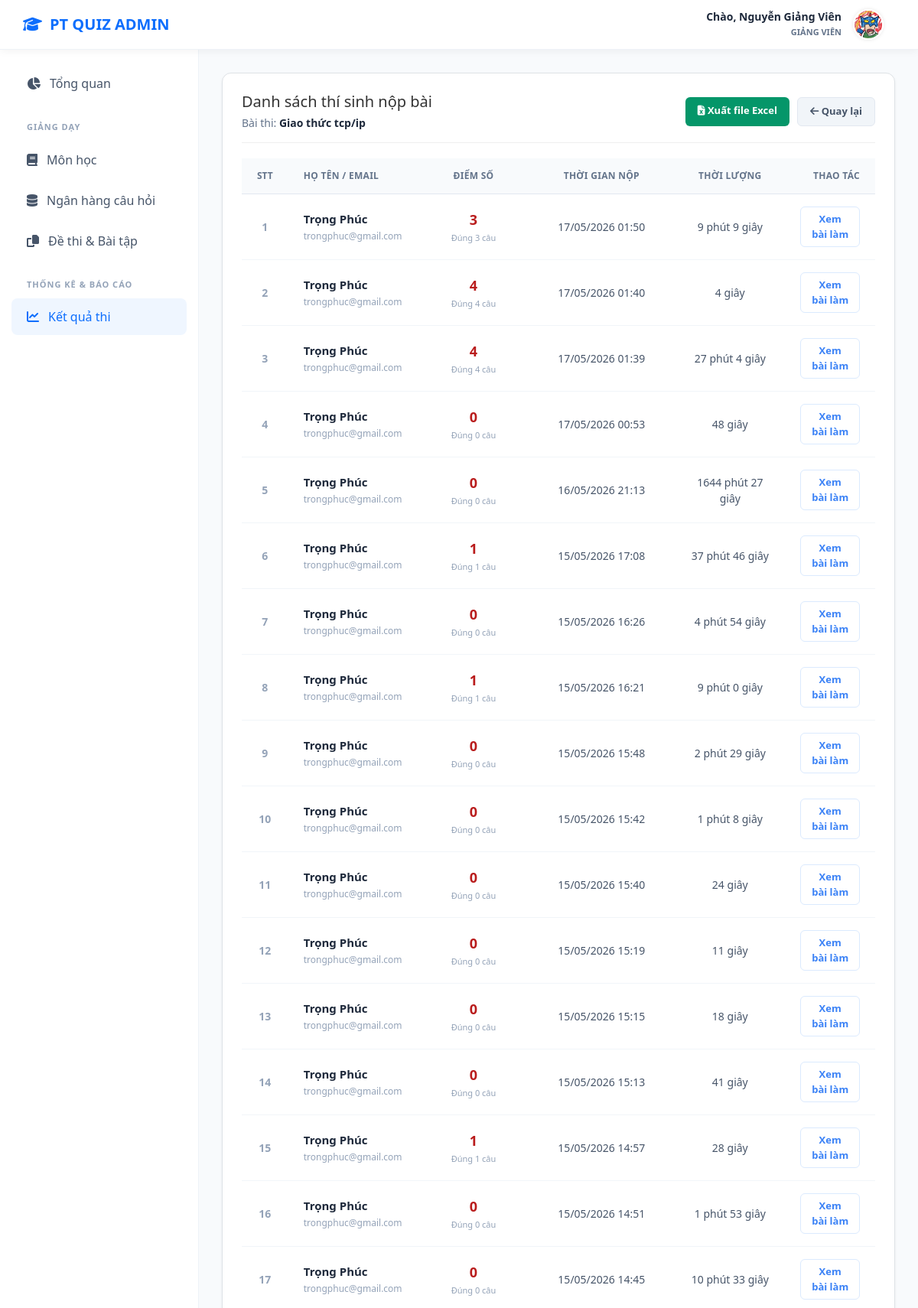
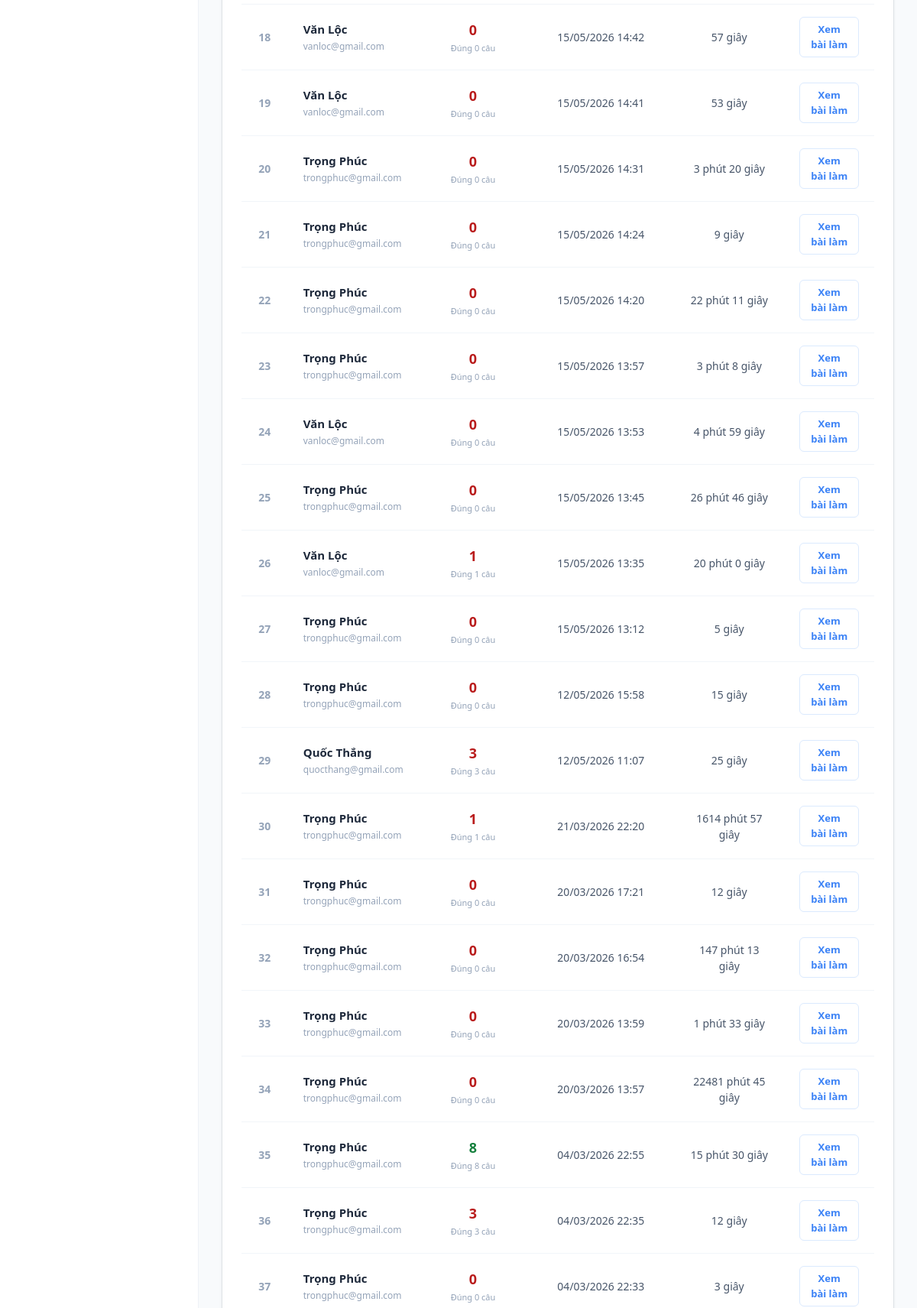
The app's page /index.php?act=ketqua-thi&id_baithi=38 (signed in, upper part) with its own data (2 pictures, top to bottom).
### tables this page shows
CREATE TABLE `baithi` (
  `id_baithi` int(11) NOT NULL,
  `id_monhoc` int(11) DEFAULT NULL,
  `ten_baithi` varchar(255) DEFAULT NULL,
  `mieuta` text DEFAULT NULL,
  `tongcauhoi` int(11) DEFAULT NULL,
  `thoigianlam` int(11) DEFAULT NULL,
  `thoigianbatdau` datetime DEFAULT NULL,
  `thoigianketthuc` datetime DEFAULT NULL,
  `trangthai` varchar(50) DEFAULT NULL,
  `xao_tron` tinyint(1) NOT NULL DEFAULT 0,
  `hien_dapan` tinyint(1) DEFAULT 0,
  `ngaytao` datetime DEFAULT NULL
);

CREATE TABLE `lanthi` (
  `id_lanthi` int(11) NOT NULL,
  `id_nguoidung` int(11) DEFAULT NULL,
  `id_baithi` int(11) DEFAULT NULL,
  `thoigianbatdau` datetime DEFAULT NULL,
  `thoigiannop` datetime DEFAULT NULL,
  `diem` float DEFAULT NULL,
  `thoigianconlai` int(11) DEFAULT NULL,
  `cautraloi_tam` text DEFAULT NULL,
  `trangthai` varchar(50) DEFAULT NULL,
  `socaudung` int(11) DEFAULT NULL,
  `tongdiem_toida` float DEFAULT NULL,
  `last_active` datetime DEFAULT NULL,
  `session_token` varchar(255) DEFAULT NULL
);

CREATE TABLE `nguoidung` (
  `id_nguoidung` int(11) NOT NULL,
  `email` varchar(100) DEFAULT NULL,
  `matkhau` varchar(255) DEFAULT NULL,
  `reset_token` varchar(64) DEFAULT NULL,
  `reset_token_expire` datetime DEFAULT NULL,
  `ten` varchar(100) DEFAULT NULL,
  `vaitro` varchar(50) DEFAULT NULL,
  `trangthai` varchar(50) DEFAULT NULL,
  `ngaytao` datetime DEFAULT NULL,
  `avatar` varchar(255) DEFAULT 'default.png'
);

### controller/giangvien/ketqua.controller.php (called while the page is built, shortened)
<?php
require_once __DIR__ . "/../../model/giangvien/ketqua.model.php";
function ketqua_index() {
    $id_giangvien = $_SESSION['user']['id_nguoidung'] ?? 0;
    if (isset($_GET['id_baithi'])) {
        $id_baithi = (int)$_GET['id_baithi'];
        $submissions = get_exam_submissions($id_baithi);
        $conn = Database::connect();
        $stmt = $conn->prepare("SELECT ten_baithi FROM baithi WHERE id_baithi = ?");
        $stmt->bind_param("i", $id_baithi);
        $stmt->execute();
        $baithi = $stmt->get_result()->fetch_assoc();
        return [
            'id_baithi' => $id_baithi,
            'title' => "Kết quả: " . ($baithi['ten_baithi'] ?? '---'),
            'view' => "views/giangvien/ketqua/submissions.php",
            'data' => $submissions,
            'baithi' => $baithi
        ];
    }
    $list_baithi = get_exam_results_summary($id_giangvien);
    return [
        'title' => "Kết quả thi",
        'view' => "views/giangvien/ketqua/list.php",
        'data' => $list_baithi
    ];
}

### model/giangvien/ketqua.model.php (called while the page is built, shortened)
<?php
function get_exam_submissions($id_baithi) {
    $conn = Database::connect();
    $sql = "SELECT
                l.id_lanthi,
                l.id_nguoidung,
                n.ten as ten_thisinh,
                n.email as email_thisinh,
                l.diem,
                l.socaudung,
                l.thoigianbatdau,
                l.thoigiannop,
                TIMESTAMPDIFF(SECOND, l.thoigianbatdau, l.thoigiannop) as thoi_gian_lam_giay
            FROM lanthi l
            JOIN nguoidung n ON l.id_nguoidung = n.id_nguoidung
            WHERE l.id_baithi = ? AND l.trangthai = 'done'
            ORDER BY l.thoigiannop DESC";
    $stmt = $conn->prepare($sql);
    $stmt->bind_param("i", $id_baithi);
    $stmt->execute();
    $result = $stmt->get_result();
    $data = $result->fetch_all(MYSQLI_ASSOC);
    return $data;
}

### views/giangvien/ketqua/submissions.php (the view)
<div class="card" style="background: white; padding: 25px; border-radius: 12px; border: 1px solid #dee2e6; box-shadow: 0 2px 4px rgba(0,0,0,0.05);">
    <div style="display: flex; justify-content: space-between; align-items: center; margin-bottom: 20px; padding-bottom: 15px; border-bottom: 1px solid #eee;">
        <div>
            <h2 style="margin: 0; color: #333; font-size: 20px;">Danh sách thí sinh nộp bài</h2>
            <div style="margin-top: 5px; color: #64748b; font-size: 14px;">
                Bài thi: <strong style="color: #1e293b;"><?= htmlspecialchars($baithi['ten_baithi'] ?? '---') ?></strong>
            </div>
        </div>
        <div style="display:flex; gap:10px;">
            <a href="api/ketqua/export-excel?id_baithi=<?= $id_baithi ?>"
               style="background:#059669; color:white; padding:8px 16px; border-radius:6px; text-decoration:none; font-size:13px; font-weight:600; border:none;">
               <i class="fas fa-file-excel"></i> Xuất file Excel
            </a>
            <a href="index.php?act=ketqua-thi"
               style="background:#f1f5f9; color:#475569; padding:8px 16px; border-radius:6px; text-decoration:none; font-size:13px; font-weight:600; border:1px solid #e2e8f0;">
               <i class="fas fa-arrow-left"></i> Quay lại
            </a>
        </div>
    </div>
    <table style="width: 100%; border-collapse: collapse;">
        <thead>
            <tr style="background: #f8fafc; border-bottom: 1px solid #e2e8f0;">
                <th style="padding: 14px 20px; text-align: center; color:#64748b; font-size:12px; font-weight:600; text-transform:uppercase; width:60px;">STT</th>
                <th style="padding: 14px 20px; text-align: left; color:#64748b; font-size:12px; font-weight:600; text-transform:uppercase; letter-spacing:0.025em;">Họ tên / Email</th>
                <th style="padding: 14px 20px; text-align: center; color:#64748b; font-size:12px; font-weight:600; text-transform:uppercase; letter-spacing:0.025em; width:150px;">Điểm số</th>
                <th style="padding: 14px 20px; text-align: center; color:#64748b; font-size:12px; font-weight:600; text-transform:uppercase; letter-spacing:0.025em; width:200px;">Thời gian nộp</th>
                <th style="padding: 14px 20px; text-align: center; color:#64748b; font-size:12px; font-weight:600; text-transform:uppercase; letter-spacing:0.025em; width:150px;">Thời lượng</th>
                <th style="padding: 14px 20px; text-align: right; color:#64748b; font-size:12px; font-weight:600; text-transform:uppercase; letter-spacing:0.025em; width:120px;">Thao tác</th>
            </tr>
        </thead>
        <tbody>
            <?php if (empty($data)): ?>
                <tr>
                    <td colspan="6" style="text-align:center; padding:40px; color:#94a3b8;">Chưa có thí sinh nào nộp bài thi này.</td>
                </tr>
            <?php else: ?>
                <?php foreach ($data as $index => $sub): ?>
                    <tr style="border-bottom:1px solid #f1f5f9; cursor:pointer;"
                        onclick="window.location.href='index.php?act=ketqua-thi&id_lanthi=<?= $sub['id_lanthi'] ?>'"
                        onmouseover="this.style.background='#f8fafc'" onmouseout="this.style.background='white'">
                        <td style="padding:16px 20px; text-align:center; color:#94a3b8; font-size:14px; font-weight:600;"><?= $index + 1 ?></td>
                        <td style="padding:16px 20px;">
                            <div style="font-weight:700; color:#1e293b; font-size:15px;"><?= htmlspecialchars($sub['ten_thisinh']) ?></div>
                            <div style="font-size:12px; color:#94a3b8; margin-top:2px;"><?= htmlspecialchars($sub['email_thisinh']) ?></div>
                        </td>
                        <td style="padding:16px 20px; text-align:center;">
                            <?php
                                $color = '#1e293b';
                                if ($sub['diem'] >= 8) $color = '#15803d';
                                elseif ($sub['diem'] >= 5) $color = '#1d4ed8';
                                else $color = '#b91c1c';
                            ?>
                            <div style="font-size:18px; font-weight:800; color:<?= $color ?>;"><?= $sub['diem'] ?></div>
                            <div style="font-size:11px; color:#94a3b8; margin-top:2px;">Đúng <?= $sub['socaudung'] ?> câu</div>
                        </td>
                        <td style="padding:16px 20px; text-align:center; color:#475569; font-size:14px;">
                            <?= date('d/m/Y H:i', strtotime($sub['thoigiannop'])) ?>
                        </td>
                        <td style="padding:16px 20px; text-align:center; color:#475569; font-size:14px;">
                            <?php
                                $s = $sub['thoi_gian_lam_giay'];
                                if ($s < 60) echo $s . " giây";
                                else echo floor($s / 60) . " phút " . ($s % 60) . " giây";
                            ?>
                        </td>
                        <td style="padding:16px 20px; text-align:right;">
                            <button style="background:#fff; color:#3b82f6; border:1px solid #dbeafe; padding:6px 12px; border-radius:6px; cursor:pointer; font-size:13px; font-weight:600;">Xem bài làm</button>
                        </td>
                    </tr>
                <?php endforeach; ?>
            <?php endif; ?>
        </tbody>
    </table>
</div>

### views/layouts/header.php (style rules this page uses)
:root { --primary-blue: #0d6efd; --dark-text: #212529; --light-bg: #f8fafc; --sidebar-bg: #ffffff; }
body { margin: 0; font-family: 'Segoe UI', sans-serif; background: var(--light-bg); }

### records on screen
baithi: ten_baithi "Giao thức tcp/ip"
lanthi: id_nguoidung.ten "Trọng Phúc", id_nguoidung.email "trongphuc@gmail.com", diem "3", socaudung "3", thoigiannop "17/05/2026 01:50", s "9"
lanthi: id_nguoidung.ten "Trọng Phúc", id_nguoidung.email "trongphuc@gmail.com", diem "4", socaudung "4", thoigiannop "17/05/2026 01:40", s "4"
lanthi: id_nguoidung.ten "Trọng Phúc", id_nguoidung.email "trongphuc@gmail.com", diem "4", socaudung "4", thoigiannop "17/05/2026 01:39", s "27", s "4"
lanthi: id_nguoidung.ten "Trọng Phúc", id_nguoidung.email "trongphuc@gmail.com", diem "0", socaudung "0", thoigiannop "17/05/2026 00:53", s "48"
lanthi: id_nguoidung.ten "Trọng Phúc", id_nguoidung.email "trongphuc@gmail.com", diem "0", socaudung "0", thoigiannop "16/05/2026 21:13", s "1644", s "27"
lanthi: id_nguoidung.ten "Trọng Phúc", id_nguoidung.email "trongphuc@gmail.com", diem "1", socaudung "1", thoigiannop "15/05/2026 17:08", s "37", s "46"
lanthi: id_nguoidung.ten "Trọng Phúc", id_nguoidung.email "trongphuc@gmail.com", diem "0", socaudung "0", thoigiannop "15/05/2026 16:26", s "4", s "54"
lanthi: id_nguoidung.ten "Trọng Phúc", id_nguoidung.email "trongphuc@gmail.com", diem "1", socaudung "1", thoigiannop "15/05/2026 16:21", s "9", s "0"
lanthi: id_nguoidung.ten "Trọng Phúc", id_nguoidung.email "trongphuc@gmail.com", diem "0", socaudung "0", thoigiannop "15/05/2026 15:48", s "2", s "29"
lanthi: id_nguoidung.ten "Trọng Phúc", id_nguoidung.email "trongphuc@gmail.com", diem "0", socaudung "0", thoigiannop "15/05/2026 15:42", s "1", s "8"
lanthi: id_nguoidung.ten "Trọng Phúc", id_nguoidung.email "trongphuc@gmail.com", diem "0", socaudung "0", thoigiannop "15/05/2026 15:40", s "24"
lanthi: id_nguoidung.ten "Trọng Phúc", id_nguoidung.email "trongphuc@gmail.com", diem "0", socaudung "0", thoigiannop "15/05/2026 15:19", s "11"
lanthi: id_nguoidung.ten "Trọng Phúc", id_nguoidung.email "trongphuc@gmail.com", diem "0", socaudung "0", thoigiannop "15/05/2026 15:15", s "18"
lanthi: id_nguoidung.ten "Trọng Phúc", id_nguoidung.email "trongphuc@gmail.com", diem "0", socaudung "0", thoigiannop "15/05/2026 15:13", s "41"
lanthi: id_nguoidung.ten "Trọng Phúc", id_nguoidung.email "trongphuc@gmail.com", diem "1", socaudung "1", thoigiannop "15/05/2026 14:57", s "28"
lanthi: id_nguoidung.ten "Trọng Phúc", id_nguoidung.email "trongphuc@gmail.com", diem "0", socaudung "0", thoigiannop "15/05/2026 14:51", s "1", s "53"
lanthi: id_nguoidung.ten "Trọng Phúc", id_nguoidung.email "trongphuc@gmail.com", diem "0", socaudung "0", thoigiannop "15/05/2026 14:45", s "10", s "33"
lanthi: id_nguoidung.ten "Văn Lộc", id_nguoidung.email "vanloc@gmail.com", diem "0", socaudung "0", thoigiannop "15/05/2026 14:42", s "57"
lanthi: id_nguoidung.ten "Văn Lộc", id_nguoidung.email "vanloc@gmail.com", diem "0", socaudung "0", thoigiannop "15/05/2026 14:41", s "53"
lanthi: id_nguoidung.ten "Trọng Phúc", id_nguoidung.email "trongphuc@gmail.com", diem "0", socaudung "0", thoigiannop "15/05/2026 14:31", s "3", s "20"
lanthi: id_nguoidung.ten "Trọng Phúc", id_nguoidung.email "trongphuc@gmail.com", diem "0", socaudung "0", thoigiannop "15/05/2026 14:24", s "9"
lanthi: id_nguoidung.ten "Trọng Phúc", id_nguoidung.email "trongphuc@gmail.com", diem "0", socaudung "0", thoigiannop "15/05/2026 14:20", s "22", s "11"
lanthi: id_nguoidung.ten "Trọng Phúc", id_nguoidung.email "trongphuc@gmail.com", diem "0", socaudung "0", thoigiannop "15/05/2026 13:57", s "3", s "8"
lanthi: id_nguoidung.ten "Văn Lộc", id_nguoidung.email "vanloc@gmail.com", diem "0", socaudung "0", thoigiannop "15/05/2026 13:53", s "4", s "59"
lanthi: id_nguoidung.ten "Trọng Phúc", id_nguoidung.email "trongphuc@gmail.com", diem "0", socaudung "0", thoigiannop "15/05/2026 13:45", s "26", s "46"
lanthi: id_nguoidung.ten "Văn Lộc", id_nguoidung.email "vanloc@gmail.com", diem "1", socaudung "1", thoigiannop "15/05/2026 13:35", s "20", s "0"
lanthi: id_nguoidung.ten "Trọng Phúc", id_nguoidung.email "trongphuc@gmail.com", diem "0", socaudung "0", thoigiannop "15/05/2026 13:12", s "5"
lanthi: id_nguoidung.ten "Trọng Phúc", id_nguoidung.email "trongphuc@gmail.com", diem "0", socaudung "0", thoigiannop "12/05/2026 15:58", s "15"
lanthi: id_nguoidung.ten "Quốc Thắng", id_nguoidung.email "quocthang@gmail.com", diem "3", socaudung "3", thoigiannop "12/05/2026 11:07", s "25"
lanthi: id_nguoidung.ten "Trọng Phúc", id_nguoidung.email "trongphuc@gmail.com", diem "1", socaudung "1", thoigiannop "21/03/2026 22:20", s "1614", s "57"
lanthi: id_nguoidung.ten "Trọng Phúc", id_nguoidung.email "trongphuc@gmail.com", diem "0", socaudung "0", thoigiannop "20/03/2026 17:21", s "12"
lanthi: id_nguoidung.ten "Trọng Phúc", id_nguoidung.email "trongphuc@gmail.com", diem "0", socaudung "0", thoigiannop "20/03/2026 16:54", s "147", s "13"
lanthi: id_nguoidung.ten "Trọng Phúc", id_nguoidung.email "trongphuc@gmail.com", diem "0", socaudung "0", thoigiannop "20/03/2026 13:59", s "1", s "33"
lanthi: id_nguoidung.ten "Trọng Phúc", id_nguoidung.email "trongphuc@gmail.com", diem "0", socaudung "0", thoigiannop "20/03/2026 13:57", s "22481", s "45"
lanthi: id_nguoidung.ten "Trọng Phúc", id_nguoidung.email "trongphuc@gmail.com", diem "8", socaudung "8", thoigiannop "04/03/2026 22:55", s "15", s "30"
lanthi: id_nguoidung.ten "Trọng Phúc", id_nguoidung.email "trongphuc@gmail.com", diem "3", socaudung "3", thoigiannop "04/03/2026 22:35", s "12"
lanthi: id_nguoidung.ten "Trọng Phúc", id_nguoidung.email "trongphuc@gmail.com", diem "0", socaudung "0", thoigiannop "04/03/2026 22:33", s "3"

### other values on screen
$_SESSION['user']['ten'] "Nguyễn Giảng Viên"
